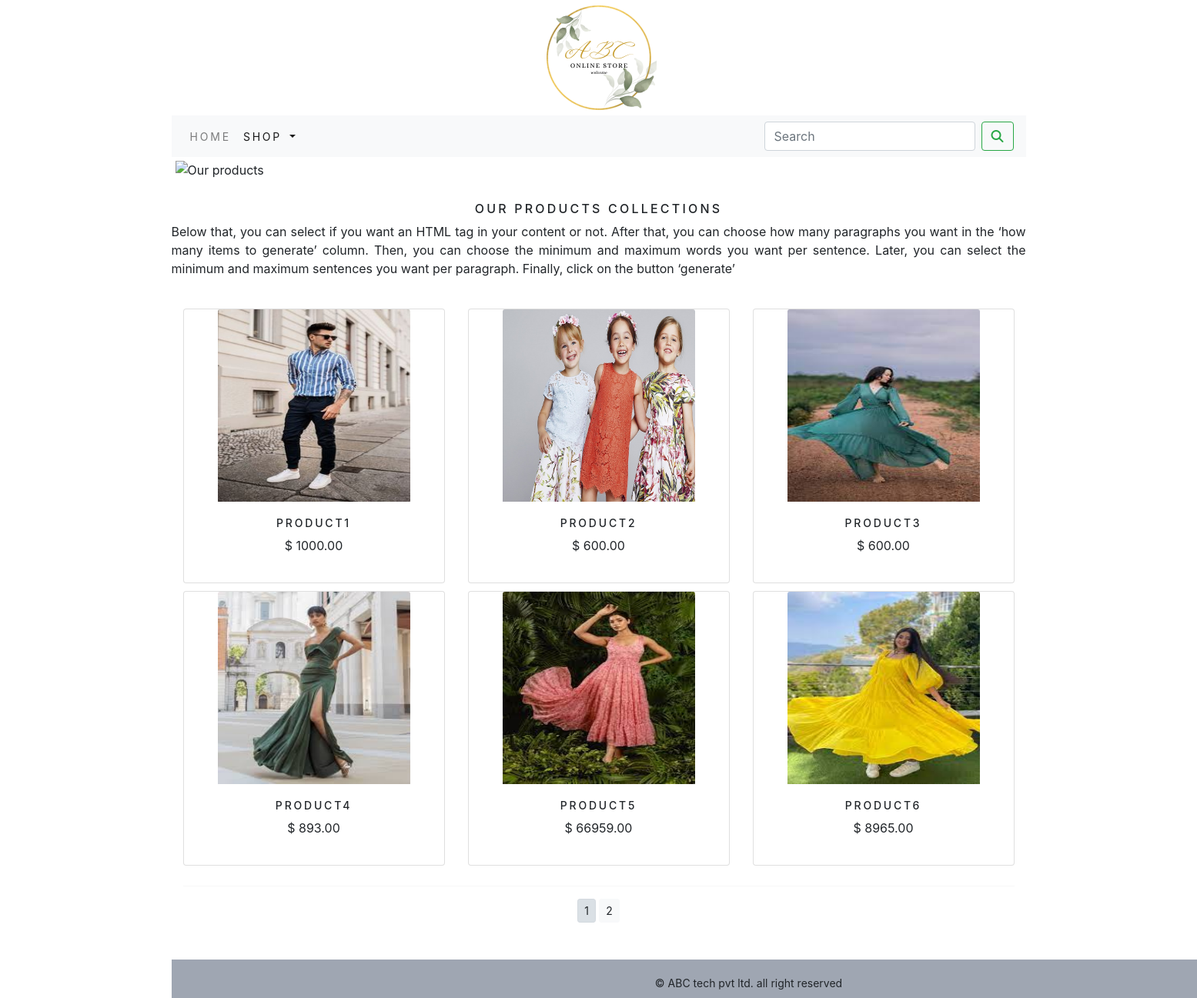
The page /shopapp/ on the database its author committed.
### shopapp/models.py (models this page shows, shortened)
class Product(models.Model):
    name = models.CharField(max_length=250, unique=True)
    slug = models.SlugField(max_length=250, unique=True)
    description = models.TextField(blank=True)
    price = models.DecimalField(max_digits=10,decimal_places=2)
    category = models.ForeignKey(Category,on_delete=models.CASCADE)
    image = models.ImageField(upload_to='product', blank=True)
    stock = models.IntegerField()
    available = models.BooleanField(default=True)
    created = models.DateTimeField(auto_now_add=True)
    updated = models.DateTimeField(auto_now=True)
    class Meta:
        ordering=('name',)
        verbose_name = 'product'
        verbose_name_plural = 'products'
    def get_url(self):
        return reverse('shopapp:proCatdetail',args=[self.category.slug,self.slug])

### shopapp/views.py (the view)
# urls.py: path('',views.allProductCat,name='allProductCat'),
def allProductCat(request,c_slug=None):
    c_page = None
    products_list = None
    if c_slug != None:
        c_page = get_object_or_404 (Category,slug=c_slug)
        products_list = Product.objects.all().filter(category=c_page,available=True)
    else:
        products_list = Product.objects.all().filter(available=True)
    paginator = Paginator(products_list,6)
    try:
        page = int(request.GET.get('page','1'))
    except:
        page = 1
    try:
        products = paginator.page(page)
    except (EmptyPage,InvalidPage):
        products = paginator.page(paginator.num_pages)
    return render(request,'category.html',{'category':c_page,"products":products})

### cart/context_processors.py (called while the page is built)
def counter(request):
    item_count = 0
    if 'admin' in request.path:
        return {}
    else:
        try:
            cart = Cart.objects.filter(cart_id=_cart_id(request))
            cart_items = CartItem.objects.all().filter(cart=cart[:1])
            for cart_item in cart_items:
                item_count += cart_item.quantity
        except Cart.DoesNotExist:
            item_count = 0
        return dict(item_count=item_count)

### cart/views.py (called while the page is built)
def _cart_id(request):
    cart = request.session.session_key
    if not cart:
        cart = request.session.create()
    return cart

### shopapp/context_processors.py (called while the page is built)
def menu_links(request):
    links = Category.objects.all()
    return dict(links = links)

### shopapp/models.py (called while the page is built)
    def get_url(self):
        return reverse('shopapp:products_by_category',args=[self.slug])

### templates/category.html (shortened to what this page needs)
{% extends 'base.html' %}
{% load static %}
{% block content %}
           <div class="mx-auto">
           {% if category %}
               <img class="my_image" style="width:1300px;height:650px;"  src="{{category.image.url}}" alt="{{category.name}}">
           </div>
           <br>
           <div>
               <h1 class="text-center my_title">{{category.name}}</h1>
               <p class="text-justify">{{category.description}}</p>
           </div>
<br>
           {% else %}
           <div>
               <img class="my_image my_image_padding" style="width:1300px;" src="{% static 'image/banner.png' %}" alt="Our products">
           </div>
           <br>
          <div>
              <h1 class="text-center my_title">Our Products Collections</h1>
              <p class="text-justify">Below that, you can select if you want an HTML tag in your content or not. After that, you can choose how many paragraphs you want in the ‘how many items to generate’ column. Then, you can choose the minimum and maximum words you want per sentence. Later, you can select the minimum and maximum sentences you want per paragraph. Finally, click on the button ‘generate’</p>
              </div>
<br>
          {% endif %}
          <div class="container">
              <div class="row auto-max">
                  {% for product in products.object_list %}
                  <div class="my_bottom_margin col-9 col-sm-12 col-md-4 xol-lg-4">
                      <div class="card text-center" style="min-width:18rem;">
                          <div>
                          <a href="{{product.get_url}}"><img class="card-img-top my_image" style="height:250px;width:250px;" src="{{product.image.url}}" alt="{{product.name}}"></a>
                          <div class="card-body">
                              <h4>{{product.name}}</h4>
                              <p>$ {{product.price}}</p>
                          </div>
                              </div>
                      </div>
                  </div>
                  {% endfor %}
          </div>
              <div class="mx-auto">
                  {% if products.paginator.num_pages > 1 %}
                  <hr>
                  <div class="text-center">
                     {% for pg in products.paginator.page_range %}
                       <a href="?page={{pg}}" class="btn btn-light btn-sm {% if products.number == pg %} active {% endif %}">{{pg}}</a>
                      {% endfor %}
                  </div>
                  {% endif %}
              </div>
              <br>
          </div>
{% endblock %}

### templates/base.html (shortened to what this page needs)
{% load static %}
<!DOCTYPE html>
<html lang="en">
<head>
     <link href=" https://cdn.jsdelivr.net/npm/bootstrap@5.2.0/dist/css/bootstrap.min.css " rel="stylesheet">
    <link rel="stylesheet" href="{% static 'css/custom.css' %}">
    <link rel="stylesheet" href="{% static 'css/bootstrap.min.css' %}">
</head>
<body>
<div class="container">
    {% include 'header.html' %}
    {% include 'navbar.html' %}
    {% block content %}{% endblock %}
</div>
    {% include 'footer.html' %}
</body>
</html>

### templates/header.html
{% load static %}
<header>
    <center>
        <a href="{% url 'shopapp:allProductCat' %}"> <img src="{% static 'image/logo.png' %}" alt="loging"></a>
    </center>
</header>

### templates/navbar.html (shortened to what this page needs)
<nav class="navbar navbar-expand-lg navbar-light bg-light">
  <div class="collapse navbar-collapse" id="navbarSupportedContent">
    <ul class="navbar-nav mr-auto">
      <li class="nav-item">
        <a class="nav-link" href="#">Home</a>
      </li>
      <li class="nav-item dropdown {% if 'shopapp' in request.path %} active {% endif %}">
        <a class="nav-link dropdown-toggle" href="#" id="navbarDropdown" role="button" data-toggle="dropdown" aria-haspopup="true" aria-expanded="false">
          Shop
        </a>
      </li>
    </ul>
    <form class="form-inline my-2 my-lg-0" action="{% url 'search_app:SearchResult' %}" method="get">
      <input class="form-control mr-sm-2" type="search" placeholder="Search" name="q" aria-label="Search">
      <button class="btn btn-outline-success my-2 my-sm-0" type="submit"><i class="fa-solid fa-magnifying-glass"></i></button>
    </form>
  </div>
</nav>

### templates/footer.html
<br>
<div class="footer navbar-fixed-bottom my_footer">
    <p class="text-center">&copy; ABC tech pvt ltd. all right reserved</p>
</div>

### static/css/custom.css (style rules this page uses)
body { font-family: 'Roboto Slab', serif; }
.nav-item { letter-spacing : .2em; font-size : 14px; text-transform : uppercase; }
.my_footer { background-color:#9FA6B2; height:50px; width: 1500px; }
.my_footer p { padding-top:20px; font-size:14px; }
.my_image { width=100%; height:auto; }
.my_title { font-size : 16px; letter-spacing : .2em; text-transform : uppercase; }
.my_image_padding { padding: 5px; }
.my_bottom_margin { margin-bottom : 10px; }
.card-body h4 { font-size:14px; text-transform:uppercase; letter-spacing : .2em; }

### rows shown on the page
Product: image (picture), name "PRODUCT1", price "1000.00"
Product: image (picture), name "PRODUCT2", price "600.00"
Product: image (picture), name "PRODUCT3", price "600.00"
Product: image (picture), name "PRODUCT4", price "893.00"
Product: image (picture), name "PRODUCT5", price "66959.00"
Product: image (picture), name "PRODUCT6", price "8965.00"

### other values the page prints
{{ pg }} "1" "2"
